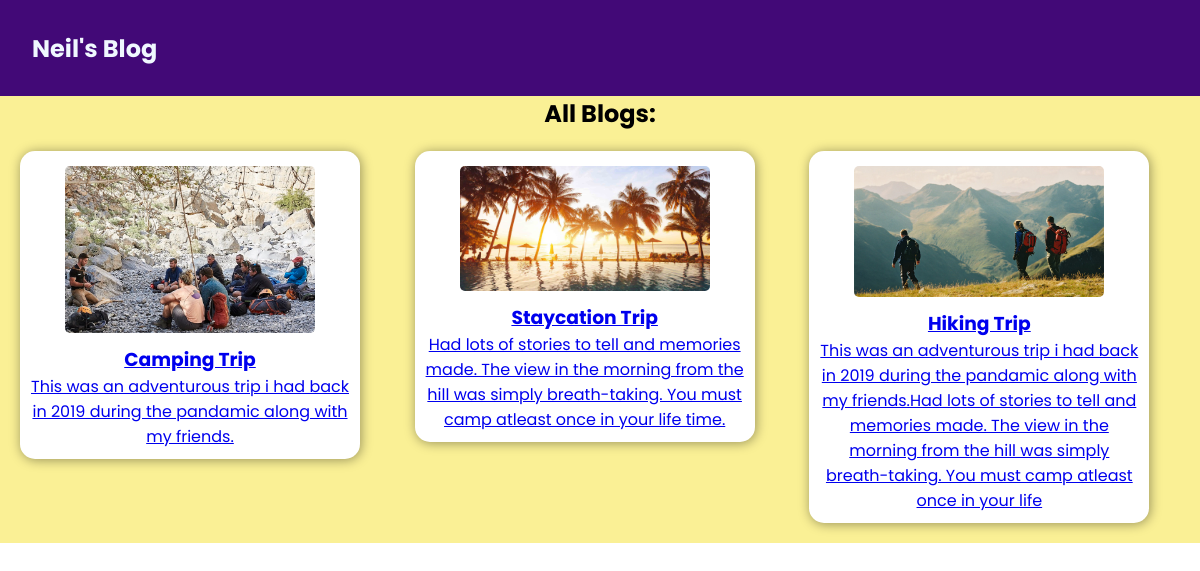
The app's page /blogs, older data.
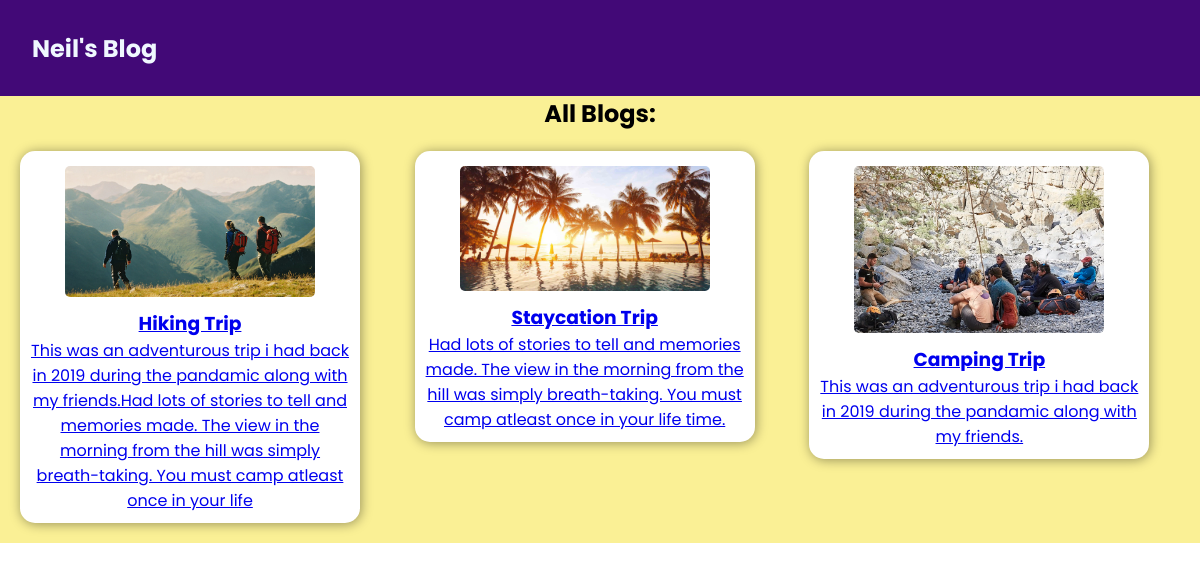
The same page, newer data.
### blog/models.py (models this page shows, shortened)
class Post(models.Model):
    title = models.CharField(max_length=100)
    brief_description = models.CharField(max_length=240)
    content = models.TextField(validators=[MinLengthValidator(10)])
    image = models.ImageField(upload_to="posts", null=True)
    timestamp = models.DateTimeField(auto_now=True)
    slug = models.SlugField(unique=True, db_index=True)
    author = models.ForeignKey(Author, on_delete=models.SET_NULL,null=True, related_name="author")
    tag = models.ManyToManyField(Tag, related_name="tag")

### blog/views.py (the view)
# urls.py: path("blogs", views.blogsPage, name="blogsPage"),
def blogsPage(request):
    allPosts = Post.objects.all().order_by("-timestamp")
    context = {
        "allPosts" : allPosts
    }
    return render(request,"blog/blogsPage.html",context)

### blog/templates/blog/blogsPage.html (shortened to what this page needs)
{% extends 'appLayout.html' %}
{% load static %}
    {% block cssFiles %}
        <link rel="stylesheet" href="{% static 'blog/blogsPage.css' %}">
    {% endblock %}
    {% block content %}
        <section class="blogs">
            {% include 'blog/includes/header.html' %}
            <h2> All Blogs: </h2>
            <ul>
                {% for post in allPosts %}
                    {% include 'blog/includes/blogDetail.html' %}
                {% endfor %}
            </ul>
        </section>
    {% endblock %}

### blog/templates/blog/includes/blogDetail.html
{% load static %}
<link rel="stylesheet" href="{% static 'blog/includes/blogDetail.css' %}">
    <li>
        <article class="blogPost">
            <a href="{% url 'blogDetailPage' post.slug %}">
                <img src="{{ post.image.url }}" alt={{post.title}}>
                <div class="blogs__content">
                    <h3>{{ post.title }}</h3>
                    <p>
                        {{ post.brief_description }}
                    </p>
                </div>
            </a>
         </article>
    </li>

Row changes from the older to the newer data that the page shows:
changed Post "Hiking Trip": moves up the list
changed Post "Staycation Trip": moves down the list
